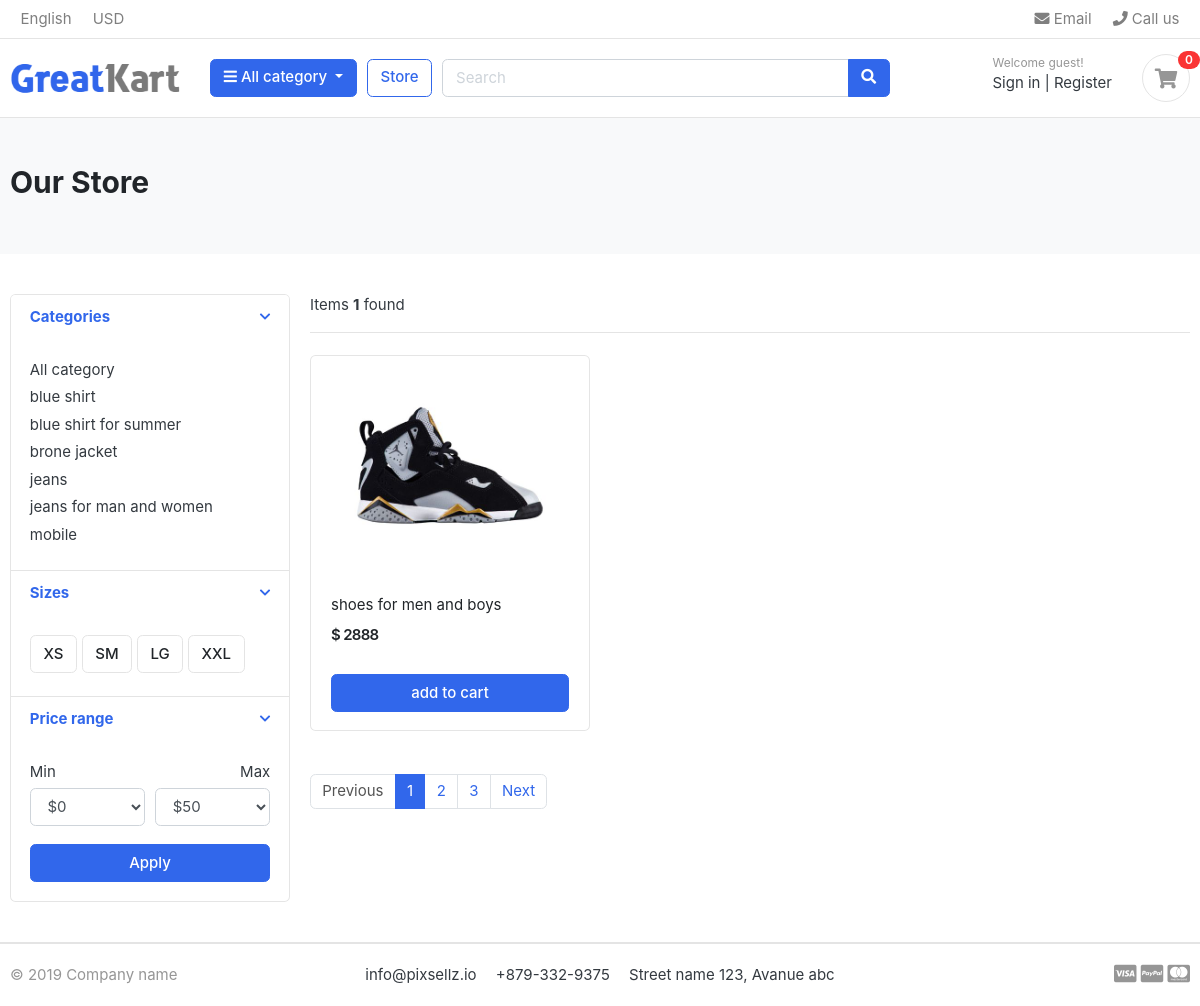
The page /store/blue-shirt/ on the database its author committed.
### category/models.py (models this page shows, shortened)
class Category(models.Model):
    category_name = models.CharField(max_length=100, unique=True, verbose_name="Category Name")
    slug = models.SlugField(max_length=100, unique=True, blank=True, verbose_name="URL Slug")
    parent = models.ForeignKey('self', on_delete=models.CASCADE, null=True, blank=True, related_name='children', verbose_name="Parent Category")
    description = models.TextField(blank=True, null=True, verbose_name="Category Description")
    cat_image = models.ImageField(upload_to='photo/categories', blank=True, null=True, verbose_name="Category Image")
    created_at = models.DateField(auto_now_add=True, verbose_name="Created At")
    updated_at = models.DateField(auto_now=True, verbose_name="Updated At")
    class Meta:
        verbose_name = "Category"
        verbose_name_plural = "Categories"
        ordering = ['category_name']  # Changed from 'name' to 'category_name'
    def get_url(self):
        return reverse('product_by_category', args=[self.slug])

### store/models.py (models this page shows, shortened)
class Product(models.Model):
    product_name = models.CharField( max_length=50)
    slug = models.SlugField()
    description = models.TextField( max_length=550)
    price = models.IntegerField()
    image = models.ImageField( upload_to=None, height_field=None, width_field=None, max_length=None)
    stock  = models.IntegerField()
    is_available = models.BooleanField(default = True)
    category  = models.ForeignKey(Category, on_delete=models.CASCADE)
    created_data = models.DateTimeField( auto_now_add=True)
    modified_date = models.DateTimeField( auto_now_add=True)
    def get_url(self):
        return reverse('product_detail', args=[self.category.slug,self.slug])

### store/views.py (the view)
# urls.py: path('store/',include('store.urls')),
def store(request, category_slug=None):
    categories = None
    products = None
    if category_slug:
        categories = get_object_or_404(Category, slug=category_slug)
        products = Product.objects.filter(category=categories, is_available=True)
    else:
        products = Product.objects.filter(is_available=True)  # Fix here
    product_count = products.count()
    context = {
        'products': products,
        'product_count': product_count,
        'categories': categories,
    }
    return render(request, 'store/store.html', context)

### category/context_processors.py (called while the page is built)
def menu_links(request):
    links = Category.objects.all()
    return dict(links=links)

### templates/store/store.html (shortened to what this page needs)
{% extends "base.html" %}
{% load static  %}
{% block content %}
<section class="section-pagetop bg">
    <div class="container">
        <h2 class="title-page">Our Store</h2>
    </div>
    </section>
    <section class="section-content padding-y">
    <div class="container">
    <div class="row">
        <aside class="col-md-3">
    <div class="card">
        <article class="filter-group">
            <header class="card-header">
                <a href="#" data-toggle="collapse" data-target="#collapse_1" aria-expanded="true" class="">
                    <i class="icon-control fa fa-chevron-down"></i>
                    <h6 class="title">Categories</h6>
                </a>
            </header>
            <div class="filter-content collapse show" id="collapse_1" style="">
                <div class="card-body">
                    <ul class="list-menu">
                    <li><a href="{% url 'store' %}">All category</a></li>
                        {% for category in links %}
                    <li><a href="{{category.get_url}}">{{category.category_name }}</a></li>
                        {% endfor %}
                    </ul>
                </div>
            </div>
        </article>
        <article class="filter-group">
            <header class="card-header">
                <a href="#" data-toggle="collapse" data-target="#collapse_4" aria-expanded="true" class="">
                    <i class="icon-control fa fa-chevron-down"></i>
                    <h6 class="title">Sizes </h6>
                </a>
            </header>
            <div class="filter-content collapse show" id="collapse_4" style="">
                <div class="card-body">
                  <label class="checkbox-btn">
                    <span class="btn btn-light"> XS </span>
                  </label>
                  <label class="checkbox-btn">
                    <span class="btn btn-light"> SM </span>
                  </label>
                  <label class="checkbox-btn">
                    <span class="btn btn-light"> LG </span>
                  </label>
                  <label class="checkbox-btn">
                    <span class="btn btn-light"> XXL </span>
                  </label>
            </div>
            </div>
        </article>
        <article class="filter-group">
            <header class="card-header">
                <a href="#" data-toggle="collapse" data-target="#collapse_3" aria-expanded="true" class="">
                    <i class="icon-control fa fa-chevron-down"></i>
                    <h6 class="title">Price range </h6>
                </a>
            </header>
            <div class="filter-content collapse show" id="collapse_3" style="">
                <div class="card-body">
                    <div class="form-row">
                    <div class="form-group col-md-6">
                      <label>Min</label>
                          <select class="mr-2 form-control">
                            <option value="0">$0</option>
                        </select>
                    </div>
                    <div class="form-group text-right col-md-6">
                      <label>Max</label>
                          <select class="mr-2 form-control">
                            <option value="50">$50</option>
                        </select>
                    </div>
                    </div>
                    <button class="btn btn-block btn-primary">Apply</button>
                </div>
            </div>
        </article>
    </div>
        </aside>
        <main class="col-md-9">
    <header class="border-bottom mb-4 pb-3">
            <div class="form-inline">
                <span class="mr-md-auto">Items <b>{{ product_count }}</b> found </span>
            </div>
    </header>
    <div class="row">
        {% for product in products %}
        <div class="col-md-4">
            <figure class="card card-product-grid">
                <div class="img-wrap">
                    <a href="{{product.get_url}}"><img src="{{product.image.url}}"></a>
                </div>
                <figcaption class="info-wrap">
                    <div class="fix-height">
                        <a href="{{product.get_url}}" class="title">{{product.product_name}}</a>
                        <div class="price-wrap mt-2">
                            <span class="price">$ {{product.price}}</span>
                        </div>
                    </div>
                    <a href="#" class="btn btn-block btn-primary">add to cart</a>
                </figcaption>
            </figure>
        </div>
        {% endfor %}
    </div>
    <nav class="mt-4" aria-label="Page navigation sample">
      <ul class="pagination">
        <li class="page-item disabled"><a class="page-link" href="#">Previous</a></li>
        <li class="page-item active"><a class="page-link" href="#">1</a></li>
        <li class="page-item"><a class="page-link" href="#">2</a></li>
        <li class="page-item"><a class="page-link" href="#">3</a></li>
        <li class="page-item"><a class="page-link" href="#">Next</a></li>
      </ul>
    </nav>
        </main>
    </div>
    </div>
    </section>
{% endblock  %}

### static/css/ui.css (style rules this page uses)
html { font-family: "Inter", sans-serif; font-size: 15px; }
.img-wrap { text-align: center; display: block; }
.img-wrap img { max-width: 100%; }
.price-wrap { letter-spacing: -0.7px; }
.padding-y { padding-top: 40px; padding-bottom: 40px; }
figure { margin-bottom: 0; }
article:after, .form-group:after { display: block; clear: both; content: ""; }
.bg { background-color: #f8f9fa; }
.title-page { color: #212529; }
.btn-light { background-color: #fff; border-color: #e4e4e4; }
[class*=list-] li:after { visibility: hidden; display: block; content: ""; overflow: hidden; height: 0; clear: both; }
.list-menu { list-style: none; margin: 0; padding-left: 0; }
.list-menu li { margin-bottom: 5px; }
.list-menu a { color: #343a40; }
[class*=card-product] a.title { color: #212529; display: block; }
[class*=card-product] .img-wrap { overflow: hidden; position: relative; }
[class*=card-product] .img-wrap img { height: 100%; max-width: 100%; width: auto; display: inline-block; -o-object-fit: cover; object-fit: cover; }
.card-product-grid { margin-bottom: 20px; }
.card-product-grid .img-wrap { border-radius: 0.2rem 0.2rem 0 0; height: 220px; }
.card-product-grid .info-wrap { overflow: hidden; padding: 18px 20px; }
.card-product-grid .fix-height { height: 80px; overflow: hidden; }
.card .img-wrap { overflow: hidden; }
.price { font-weight: 600; color: #212529; }
.icon-control { margin-top: 5px; float: right; font-size: 80%; }
.card-header .title { margin-bottom: 0; line-height: 1.5; }
.filter-group { border-bottom: 1px solid #e4e4e4; }
.filter-group .card-header { border-bottom: 0; }
.filter-group:last-child { border-bottom: 0; }
.checkbox-btn { position: relative; }
.section-pagetop { padding: 45px 0; }

### rows shown on the page
Category: category_name "blue shirt"
Category: category_name "blue shirt for summer"
Category: category_name "brone jacket"
Category: category_name "jeans"
Category: category_name "jeans for man and women"
Category: category_name "mobile"
Product: image (picture), product_name "shoes for men and boys", price "2888"

### other values the page prints
{{ product_count }} "1"
